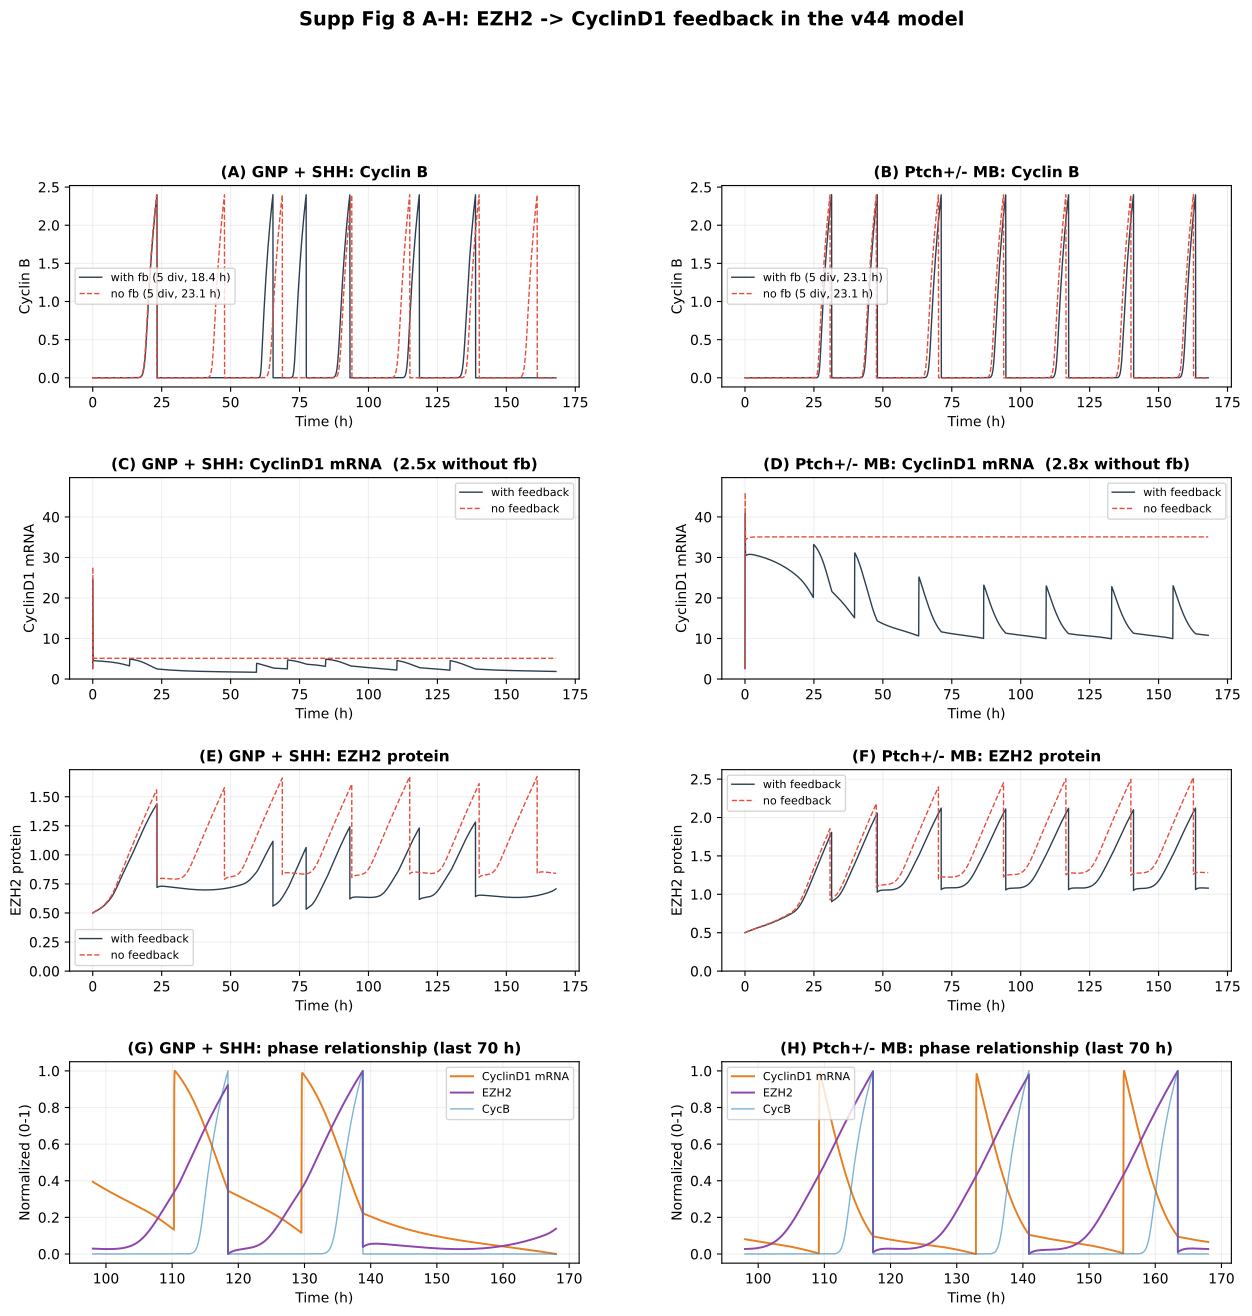

Recreate this plot in Python.
"""Supp Fig 8 A-H: impact of the EZH2 -> CyclinD1 feedback (v44 model).

Compares the model WITH feedback (EZH2 represses CyclinD1) vs WITHOUT (repression removed by
f0_mk -> 1.0, the H3K27me3 mark cannot repress) in GNP+SHH and Ptch+/- MB contexts. Panels:
  A,B  Cyclin B traces +/- feedback (GNP, MB)
  C,D  CyclinD1 mRNA +/- feedback   (GNP, MB)
  E,F  EZH2 protein +/- feedback    (GNP, MB)
  G,H  normalized CyclinD1 / EZH2 / CycB phase relationship (with feedback, last 70 h)
Also a bar summary (period / CyclinD1 / divisions).

NOTE (v44 vs v42): in v44 the feedback strongly sets CyclinD1 LEVEL but, because cell-cycle
phases are largely uncoupled (explicit-replication core), it does NOT lengthen the period the
way the eps-clock v42 did. This script reports whatever the calibrated model produces.

Run:  ./venv/bin/python simulations/fig_v44_feedback.py
"""
import sys, os
sys.path.insert(0, os.path.dirname(os.path.dirname(os.path.abspath(__file__))))
import numpy as np
import matplotlib.pyplot as plt
from matplotlib.gridspec import GridSpec
from scipy.signal import find_peaks
import tellurium as te
from src.build_model_v44_heldt import build_model_v44
from simulations.validate_v44 import PARAMS

T_END, N_PTS = 10080, 20160      # 168 h

CTX = {
    'GNP + SHH':    dict(SHH=0.5, Ptch1_copy_number=1.0, MYCN_amplification=1.0, p16=0.0),
    'Ptch+/- MB':   dict(SHH=0.5, Ptch1_copy_number=0.1, MYCN_amplification=2.8, p16=0.15, p18=1.5, kSyP21=0.004),
}


def run(ctx, feedback=True):
    p = dict(PARAMS)
    if not feedback:
        p["f0_mk"] = 1.0                    # ablate H3K27me3 -> CyclinD1 repression (R==1)
    rr = te.loada(build_model_v44(with_ezh2=True, with_hh=True, params=p or None))
    rr.integrator.setValue("absolute_tolerance", 1e-9)
    rr.integrator.setValue("relative_tolerance", 1e-6)
    for k, v in CTX[ctx].items():
        rr[k] = v
    return rr.simulate(0, T_END, N_PTS,
                       selections=["time", "Cb", "Cd_mRNA", "EZH2", "MPF"])


def metrics(r):
    t = r['time']; m = t >= 3000; tt = t[m]; dt = tt[1] - tt[0]
    pk, _ = find_peaks(r['MPF'][m], prominence=0.15, distance=int(200 / dt))
    per = np.diff(tt[pk] / 60.0) if len(pk) > 1 else np.array([])
    idx = -3000
    return dict(ndiv=len(pk), period=(np.mean(per) if len(per) else None),
                cd_mean=float(np.mean(r['Cd_mRNA'][idx:])))


sims = {(c, fb): run(c, fb) for c in CTX for fb in (True, False)}
mets = {k: metrics(v) for k, v in sims.items()}

ctxs = list(CTX)
col_with, col_without = '#2c3e50', '#e74c3c'

fig = plt.figure(figsize=(15, 14))
gs = GridSpec(4, 2, figure=fig, hspace=0.45, wspace=0.28)
panel = [['A', 'B'], ['C', 'D'], ['E', 'F'], ['G', 'H']]

cd_ymax = max(sims[(c, fb)]['Cd_mRNA'].max() for c in ctxs for fb in (True, False)) * 1.08

for col, ctx in enumerate(ctxs):
    rw, ro = sims[(ctx, True)], sims[(ctx, False)]
    mw, mo = mets[(ctx, True)], mets[(ctx, False)]
    th = rw['time'] / 60.0

    ax = fig.add_subplot(gs[0, col])
    lw = f"with fb ({mw['ndiv']} div" + (f", {mw['period']:.1f} h)" if mw['period'] else ")")
    lo = f"no fb ({mo['ndiv']} div" + (f", {mo['period']:.1f} h)" if mo['period'] else ")")
    ax.plot(th, rw['Cb'], col_with, lw=1.0, label=lw)
    ax.plot(ro['time'] / 60.0, ro['Cb'], col_without, lw=1.0, ls='--', label=lo)
    ax.set_title(f"({panel[0][col]}) {ctx}: Cyclin B", fontsize=11, fontweight='bold')
    ax.set_ylabel('Cyclin B'); ax.set_xlabel('Time (h)'); ax.legend(fontsize=8); ax.grid(alpha=0.2)

    ax = fig.add_subplot(gs[1, col])
    ax.plot(th, rw['Cd_mRNA'], col_with, lw=1.0, label='with feedback')
    ax.plot(ro['time'] / 60.0, ro['Cd_mRNA'], col_without, lw=1.0, ls='--', label='no feedback')
    ax.set_title(f"({panel[1][col]}) {ctx}: CyclinD1 mRNA  "
                 f"({mo['cd_mean']/mw['cd_mean']:.1f}x without fb)", fontsize=11, fontweight='bold')
    ax.set_ylabel('CyclinD1 mRNA'); ax.set_xlabel('Time (h)'); ax.set_ylim(0, cd_ymax)
    ax.legend(fontsize=8); ax.grid(alpha=0.2)

    ax = fig.add_subplot(gs[2, col])
    ax.plot(th, rw['EZH2'], col_with, lw=1.0, label='with feedback')
    ax.plot(ro['time'] / 60.0, ro['EZH2'], col_without, lw=1.0, ls='--', label='no feedback')
    ax.set_title(f"({panel[2][col]}) {ctx}: EZH2 protein", fontsize=11, fontweight='bold')
    ax.set_ylabel('EZH2 protein'); ax.set_xlabel('Time (h)'); ax.set_ylim(bottom=0)
    ax.legend(fontsize=8); ax.grid(alpha=0.2)

    ax = fig.add_subplot(gs[3, col])
    zoom = 70
    mk = rw['time'] / 60.0 >= (th[-1] - zoom)
    tp = th[mk]
    def nrm(a): a = a[mk]; return (a - a.min()) / (a.max() - a.min() + 1e-10)
    ax.plot(tp, nrm(rw['Cd_mRNA']), '#e67e22', lw=1.4, label='CyclinD1 mRNA')
    ax.plot(tp, nrm(rw['EZH2']), '#8e44ad', lw=1.4, label='EZH2')
    ax.plot(tp, nrm(rw['Cb']), '#2980b9', lw=1.0, alpha=0.6, label='CycB')
    ax.set_title(f"({panel[3][col]}) {ctx}: phase relationship (last {zoom} h)",
                 fontsize=11, fontweight='bold')
    ax.set_ylabel('Normalized (0-1)'); ax.set_xlabel('Time (h)'); ax.legend(fontsize=8); ax.grid(alpha=0.2)

fig.suptitle('Supp Fig 8 A-H: EZH2 -> CyclinD1 feedback in the v44 model',
             fontsize=14, fontweight='bold', y=1.005)
plt.savefig('simulations/fig_v44_feedback.png', dpi=200, bbox_inches='tight')
plt.savefig('simulations/fig_v44_feedback.pdf', bbox_inches='tight')
plt.close()
print("Saved: fig_v44_feedback.png/pdf")

print("\nEZH2 feedback impact (v44):")
for c in ctxs:
    mw, mo = mets[(c, True)], mets[(c, False)]
    pw = f"{mw['period']:.1f}h" if mw['period'] else "arrest"
    po = f"{mo['period']:.1f}h" if mo['period'] else "arrest"
    print(f"  {c:14s}: period {pw} -> {po} (no fb);  "
          f"CyclinD1 {mw['cd_mean']:.2f} -> {mo['cd_mean']:.2f} a.u. "
          f"({mo['cd_mean']/mw['cd_mean']:.2f}x);  div {mw['ndiv']} -> {mo['ndiv']}")
